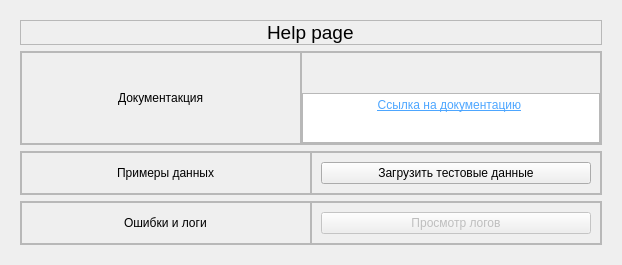
            <widget class="QWidget" name="help_page">
             <layout class="QVBoxLayout" name="verticalLayout_26">
              <item alignment="Qt::AlignmentFlag::AlignHCenter|Qt::AlignmentFlag::AlignTop">
               <widget class="QWidget" name="widget_18" native="true">
                <property name="minimumSize">
                 <size>
                  <width>600</width>
                  <height>0</height>
                 </size>
                </property>
                <layout class="QVBoxLayout" name="verticalLayout_35">
                 <item>
                  <widget class="QFrame" name="frame_68">
                   <property name="frameShape">
                    <enum>QFrame::Shape::StyledPanel</enum>
                   </property>
                   <property name="frameShadow">
                    <enum>QFrame::Shadow::Raised</enum>
                   </property>
                   <layout class="QHBoxLayout" name="horizontalLayout_65">
                    <property name="spacing">
                     <number>0</number>
                    </property>
                    <property name="leftMargin">
                     <number>0</number>
                    </property>
                    <property name="topMargin">
                     <number>0</number>
                    </property>
                    <property name="rightMargin">
                     <number>0</number>
                    </property>
                    <property name="bottomMargin">
                     <number>0</number>
                    </property>
                    <item alignment="Qt::AlignmentFlag::AlignHCenter">
                     <widget class="QLabel" name="label_25">
                      <property name="font">
                       <font>
                        <family>Arial</family>
                        <pointsize>14</pointsize>
                       </font>
                      </property>
                      <property name="text">
                       <string>Help page</string>
                      </property>
                     </widget>
                    </item>
                   </layout>
                  </widget>
                 </item>
                 <item>
                  <widget class="QFrame" name="frame_59">
                   <property name="frameShape">
                    <enum>QFrame::Shape::StyledPanel</enum>
                   </property>
                   <property name="frameShadow">
                    <enum>QFrame::Shadow::Raised</enum>
                   </property>
                   <layout class="QHBoxLayout" name="horizontalLayout_59">
                    <property name="spacing">
                     <number>0</number>
                    </property>
                    <property name="leftMargin">
                     <number>0</number>
                    </property>
                    <property name="topMargin">
                     <number>0</number>
                    </property>
                    <property name="rightMargin">
                     <number>0</number>
                    </property>
                    <property name="bottomMargin">
                     <number>0</number>
                    </property>
                    <item>
                     <widget class="QFrame" name="frame_61">
                      <property name="frameShape">
                       <enum>QFrame::Shape::StyledPanel</enum>
                      </property>
                      <property name="frameShadow">
                       <enum>QFrame::Shadow::Raised</enum>
                      </property>
                      <layout class="QHBoxLayout" name="horizontalLayout_63">
                       <property name="spacing">
                        <number>0</number>
                       </property>
                       <property name="leftMargin">
                        <number>0</number>
                       </property>
                       <property name="topMargin">
                        <number>0</number>
                       </property>
                       <property name="rightMargin">
                        <number>0</number>
                       </property>
                       <property name="bottomMargin">
                        <number>0</number>
                       </property>
                       <item alignment="Qt::AlignmentFlag::AlignHCenter">
                        <widget class="QLabel" name="label_22">
                         <property name="text">
                          <string>Документакция</string>
                         </property>
                        </widget>
                       </item>
                      </layout>
                     </widget>
                    </item>
                    <item>
                     <widget class="QFrame" name="frame_62">
                      <property name="sizePolicy">
                       <sizepolicy hsizetype="Minimum" vsizetype="Minimum">
                        <horstretch>0</horstretch>
                        <verstretch>0</verstretch>
                       </sizepolicy>
                      </property>
                      <property name="minimumSize">
                       <size>
                        <width>0</width>
                        <height>0</height>
                       </size>
                      </property>
                      <property name="maximumSize">
                       <size>
                        <width>300</width>
                        <height>16777215</height>
                       </size>
                      </property>
                      <property name="frameShape">
                       <enum>QFrame::Shape::StyledPanel</enum>
                      </property>
                      <property name="frameShadow">
                       <enum>QFrame::Shadow::Raised</enum>
                      </property>
                      <layout class="QVBoxLayout" name="verticalLayout_14">
                       <property name="spacing">
                        <number>0</number>
                       </property>
                       <property name="leftMargin">
                        <number>0</number>
                       </property>
                       <property name="topMargin">
                        <number>0</number>
                       </property>
                       <property name="rightMargin">
                        <number>0</number>
                       </property>
                       <property name="bottomMargin">
                        <number>0</number>
                       </property>
                       <item>
                        <spacer name="verticalSpacer_2">
                         <property name="orientation">
                          <enum>Qt::Orientation::Vertical</enum>
                         </property>
                         <property name="sizeType">
                          <enum>QSizePolicy::Policy::Fixed</enum>
                         </property>
                         <property name="sizeHint" stdset="0">
                          <size>
                           <width>20</width>
                           <height>40</height>
                          </size>
                         </property>
                        </spacer>
                       </item>
                       <item>
                        <widget class="QTextBrowser" name="textBrowser">
                         <property name="maximumSize">
                          <size>
                           <width>16777215</width>
                           <height>50</height>
                          </size>
                         </property>
                         <property name="html">
                          <string>&lt;!DOCTYPE HTML PUBLIC &quot;-//W3C//DTD HTML 4.0//EN&quot; &quot;http://www.w3.org/TR/REC-html40/strict.dtd&quot;&gt;
&lt;html&gt;&lt;head&gt;&lt;meta name=&quot;qrichtext&quot; content=&quot;1&quot; /&gt;&lt;meta charset=&quot;utf-8&quot; /&gt;&lt;style type=&quot;text/css&quot;&gt;
p, li { white-space: pre-wrap; }
hr { height: 1px; border-width: 0; }
li.unchecked::marker { content: &quot;\2610&quot;; }
li.checked::marker { content: &quot;\2612&quot;; }
&lt;/style&gt;&lt;/head&gt;&lt;body style=&quot; font-family:'Segoe UI'; font-size:9pt; font-weight:400; font-style:normal;&quot;&gt;
&lt;p align=&quot;center&quot; style=&quot; margin-top:12px; margin-bottom:12px; margin-left:0px; margin-right:0px; -qt-block-indent:0; text-indent:0px; line-height:150%;&quot;&gt;&lt;a href=&quot;https://github.com/Mart-igor&quot;&gt;&lt;span style=&quot; font-family:'Arial','sans-serif'; text-decoration: underline; color:#4da6ff;&quot;&gt;Ссылка на документацию&lt;/span&gt;&lt;/a&gt;&lt;span style=&quot; font-family:'Arial','sans-serif'; text-decoration: underline; color:#ffffff;&quot;&gt; &lt;/span&gt;&lt;/p&gt;&lt;/body&gt;&lt;/html&gt;</string>
                         </property>
                        </widget>
                       </item>
                      </layout>
                     </widget>
                    </item>
                   </layout>
                  </widget>
                 </item>
                 <item>
                  <widget class="QFrame" name="frame_60">
                   <property name="frameShape">
                    <enum>QFrame::Shape::StyledPanel</enum>
                   </property>
                   <property name="frameShadow">
                    <enum>QFrame::Shadow::Raised</enum>
                   </property>
                   <layout class="QHBoxLayout" name="horizontalLayout_60">
                    <property name="spacing">
                     <number>0</number>
                    </property>
                    <property name="leftMargin">
                     <number>0</number>
                    </property>
                    <property name="topMargin">
                     <number>0</number>
                    </property>
                    <property name="rightMargin">
                     <number>0</number>
                    </property>
                    <property name="bottomMargin">
                     <number>0</number>
                    </property>
                    <item>
                     <widget class="QFrame" name="frame_63">
                      <property name="frameShape">
                       <enum>QFrame::Shape::StyledPanel</enum>
                      </property>
                      <property name="frameShadow">
                       <enum>QFrame::Shadow::Raised</enum>
                      </property>
                      <layout class="QHBoxLayout" name="horizontalLayout_62">
                       <property name="spacing">
                        <number>0</number>
                       </property>
                       <property name="leftMargin">
                        <number>0</number>
                       </property>
                       <property name="topMargin">
                        <number>0</number>
                       </property>
                       <property name="rightMargin">
                        <number>0</number>
                       </property>
                       <property name="bottomMargin">
                        <number>0</number>
                       </property>
                       <item alignment="Qt::AlignmentFlag::AlignHCenter">
                        <widget class="QLabel" name="label_23">
                         <property name="text">
                          <string>Примеры данных</string>
                         </property>
                        </widget>
                       </item>
                      </layout>
                     </widget>
                    </item>
                    <item>
                     <widget class="QFrame" name="frame_64">
                      <property name="frameShape">
                       <enum>QFrame::Shape::StyledPanel</enum>
                      </property>
                      <property name="frameShadow">
                       <enum>QFrame::Shadow::Raised</enum>
                      </property>
                      <layout class="QHBoxLayout" name="horizontalLayout_67">
                       <item>
                        <widget class="QPushButton" name="download_btn">
                         <property name="cursor">
                          <cursorShape>PointingHandCursor</cursorShape>
                         </property>
                         <property name="text">
                          <string>Загрузить тестовые данные</string>
                         </property>
                        </widget>
                       </item>
                      </layout>
                     </widget>
                    </item>
                   </layout>
                  </widget>
                 </item>
                 <item>
                  <widget class="QFrame" name="frame_65">
                   <property name="frameShape">
                    <enum>QFrame::Shape::StyledPanel</enum>
                   </property>
                   <property name="frameShadow">
                    <enum>QFrame::Shadow::Raised</enum>
                   </property>
                   <layout class="QHBoxLayout" name="horizontalLayout_61">
                    <property name="spacing">
                     <number>0</number>
                    </property>
                    <property name="leftMargin">
                     <number>0</number>
                    </property>
                    <property name="topMargin">
                     <number>0</number>
                    </property>
                    <property name="rightMargin">
                     <number>0</number>
                    </property>
                    <property name="bottomMargin">
                     <number>0</number>
                    </property>
                    <item>
                     <widget class="QFrame" name="frame_66">
                      <property name="frameShape">
                       <enum>QFrame::Shape::StyledPanel</enum>
                      </property>
                      <property name="frameShadow">
                       <enum>QFrame::Shadow::Raised</enum>
                      </property>
                      <layout class="QHBoxLayout" name="horizontalLayout_64">
                       <property name="spacing">
                        <number>0</number>
                       </property>
                       <property name="leftMargin">
                        <number>0</number>
                       </property>
                       <property name="topMargin">
                        <number>0</number>
                       </property>
                       <property name="rightMargin">
                        <number>0</number>
                       </property>
                       <property name="bottomMargin">
                        <number>0</number>
                       </property>
                       <item alignment="Qt::AlignmentFlag::AlignHCenter">
                        <widget class="QLabel" name="label_24">
                         <property name="text">
                          <string>Ошибки и логи</string>
                         </property>
                        </widget>
                       </item>
                      </layout>
                     </widget>
                    </item>
                    <item>
                     <widget class="QFrame" name="frame_67">
                      <property name="frameShape">
                       <enum>QFrame::Shape::StyledPanel</enum>
                      </property>
                      <property name="frameShadow">
                       <enum>QFrame::Shadow::Raised</enum>
                      </property>
                      <layout class="QHBoxLayout" name="horizontalLayout_68">
                       <item>
                        <widget class="QPushButton" name="logs_btn">
                         <property name="enabled">
                          <bool>false</bool>
                         </property>
                         <property name="cursor">
                          <cursorShape>PointingHandCursor</cursorShape>
                         </property>
                         <property name="text">
                          <string>Просмотр логов</string>
                         </property>
                        </widget>
                       </item>
                      </layout>
                     </widget>
                    </item>
                   </layout>
                  </widget>
                 </item>
                </layout>
               </widget>
              </item>
             </layout>
            </widget>
